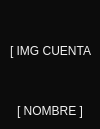
<?xml version="1.0" encoding="UTF-8"?>
<ui version="4.0">
 <class>TarjetaCuentas</class>
 <widget class="QWidget" name="TarjetaCuentas">
  <property name="geometry">
   <rect>
    <x>0</x>
    <y>0</y>
    <width>100</width>
    <height>129</height>
   </rect>
  </property>
  <property name="windowTitle">
   <string>Form</string>
  </property>
  <property name="styleSheet">
   <string notr="true">background-color:#0c0c0c;</string>
  </property>
  <widget class="QLabel" name="labelIMGCuenta">
   <property name="geometry">
    <rect>
     <x>10</x>
     <y>10</y>
     <width>81</width>
     <height>81</height>
    </rect>
   </property>
   <property name="styleSheet">
    <string notr="true">color:#F1F1F1;</string>
   </property>
   <property name="text">
    <string>[ IMG CUENTA ]</string>
   </property>
  </widget>
  <widget class="QWidget" name="">
   <property name="geometry">
    <rect>
     <x>0</x>
     <y>100</y>
     <width>101</width>
     <height>22</height>
    </rect>
   </property>
   <layout class="QHBoxLayout" name="horizontalLayout">
    <item>
     <spacer name="horizontalSpacer">
      <property name="orientation">
       <enum>Qt::Horizontal</enum>
      </property>
      <property name="sizeHint" stdset="0">
       <size>
        <width>40</width>
        <height>20</height>
       </size>
      </property>
     </spacer>
    </item>
    <item>
     <widget class="QLabel" name="labelNombre">
      <property name="styleSheet">
       <string notr="true">color:#f1f1f1;</string>
      </property>
      <property name="text">
       <string>[ NOMBRE ]</string>
      </property>
     </widget>
    </item>
    <item>
     <spacer name="horizontalSpacer_2">
      <property name="orientation">
       <enum>Qt::Horizontal</enum>
      </property>
      <property name="sizeHint" stdset="0">
       <size>
        <width>40</width>
        <height>20</height>
       </size>
      </property>
     </spacer>
    </item>
   </layout>
  </widget>
 </widget>
 <resources/>
 <connections/>
</ui>
